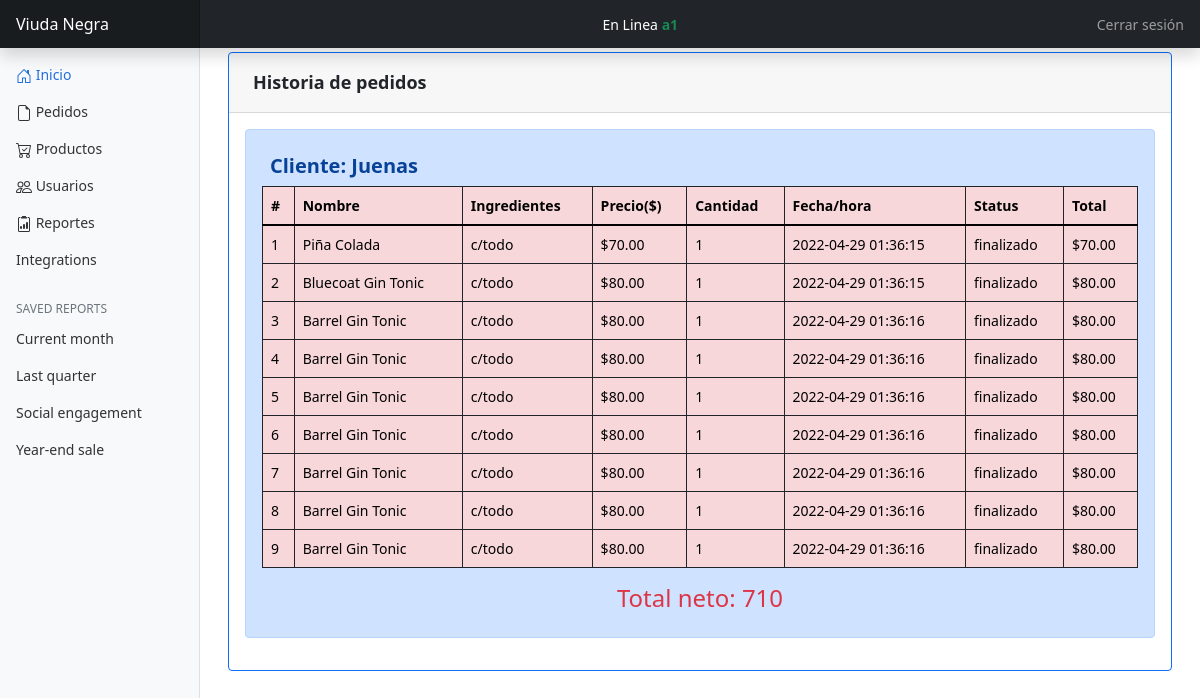
Page /admin/historial.php?cliente=1 (signed in) on the committed database.
### tables this page shows
CREATE TABLE `clientes` (
  `idcliente` int(11) NOT NULL,
  `id_usuario` int(11) NOT NULL,
  `id_mesa` int(11) NOT NULL,
  `nombre` varchar(80) NOT NULL,
  `estado` enum('Abierto','Finalizado') DEFAULT NULL,
  `fecha_hora_registro` datetime DEFAULT NULL
);

CREATE TABLE `pedidos` (
  `idpedididos` int(11) NOT NULL,
  `id_clientes` int(11) NOT NULL,
  `id_tiposcoctelesytragos` int(11) NOT NULL,
  `cantidad` int(11) NOT NULL,
  `ingredientes` text DEFAULT 'c/todo',
  `fechayhora` datetime DEFAULT NULL,
  `status_orden` enum('ordenado','preparacion','servido','cancelado','finalizado') DEFAULT NULL
);

CREATE TABLE `tiposcoctelesytragos` (
  `id` int(11) NOT NULL,
  `id_botellasycocteles` int(11) DEFAULT NULL,
  `nombrecob` varchar(250) DEFAULT NULL COMMENT 'Se guarda el nombre del coctel o de la bebida',
  `ingredientes` text NOT NULL,
  `precio` varchar(40) NOT NULL,
  `descripcion` text DEFAULT NULL
);

### controlador/conexion.php (called while the page is built)
<?php
class Conexion{
	static public function getConexion(){
		$con = new PDO("mysql:host=localhost;dbname=viuda_negra","root","");
		$con->exec("set names utf8");
		return $con;
	}
}
?>

### controlador/reportes.php (called while the page is built, shortened)
<?php
require_once("conexion.php");
class ReportesConsulta
{
    static public function verReporteCliente($id_cliente)
    {
        $conMySql = Conexion::getConexion()->prepare("SELECT cl.nombre,
        ped.idpedididos AS idPedido, tcyt.nombrecob, tcyt.precio,
        ped.cantidad, ped.ingredientes, ped.fechayhora, ped.status_orden,
        (ped.cantidad * tcyt.precio) AS TotalCuenta FROM pedidos AS ped
            INNER JOIN clientes AS cl ON ped.id_clientes = cl.idcliente
            INNER JOIN tiposcoctelesytragos AS tcyt ON tcyt.id = ped.id_tiposcoctelesytragos
        WHERE cl.idcliente = :id_cliente order by ped.status_orden ASC, ped.fechayhora ASC;");
        $conMySql->bindParam(":id_cliente", $id_cliente, PDO::PARAM_INT);
        $conMySql->execute();
        return $conMySql->fetchAll();
    }
}

### admin/historial.php (the view, shortened to what this page needs)
<?php
if (isset($_SESSION['id_usuario']) && isset($_SESSION['usuario']) && isset($_SESSION['nivel_privilegios'])) {
  if ($_SESSION['nivel_privilegios'] == "ADMIN") {
    $id_cliente = $_GET["cliente"];
    require("../controlador/reportes.php");
    $Historial =  ReportesConsulta::verReporteCliente($id_cliente);
    $totalGastos = 0;
?>
    <!DOCTYPE html>
    <html lang="en">
    <head>
      <link rel="stylesheet" href="../dist/css/bootstrap.min.css">
      <link rel="stylesheet" href="../css/dashboard.rtl.css">
      <link rel="stylesheet" href="../css/dashboard.css">
      <link rel="stylesheet" href="https://cdn.jsdelivr.net/npm/bootstrap-icons@1.8.1/font/bootstrap-icons.css">
      <link rel="stylesheet" type="text/css" href="https://cdn.datatables.net/v/dt/dt-1.11.5/datatables.min.css" />
    </head>
    <body>
      <?php include("../integraciones/headers.php"); ?>
      <div class="container-fluid">
        <div class="row">
          <?php include("../integraciones/nav_bar.php"); ?>
          <main class="col-md-9 ms-sm-auto col-lg-10 px-md-4">
            <div class="card border-primary m-1">
              <div class="d-flex card-header justify-content-between flex-wrap flex-md-nowrap align-items-center" style="font-size: 18px;">
                <p class="m-2"><Strong>Historia de pedidos</Strong></p>
              </div>
              <div class="card-body pad table-responsive" id="listaPendientes">
                <div class="alert alert-primary">
                  <h5 class="m-2"><strong><?php echo ("Cliente: " . $Historial[0]['nombre']); ?></strong></h5>
                  <table class="table table-danger table-bordered border-dark table-hover  table-responsive" id="tiposCoctelesBebidas">
                    <thead class="">
                      <tr>
                        <th>#</th>
                        <th>Nombre</th>
                        <th>Ingredientes</th>
                        <th>Precio($)</th>
                        <th>Cantidad</th>
                        <th>Fecha/hora</th>
                        <th>Status</th>
                        <th>Total</th>
                      </tr>
                    </thead>
                    <tbody>
                      <?php
                      foreach ($Historial as $key => $value) {
                        $totalGastos += $value["TotalCuenta"];
                      ?>
                        <tr>
                          <td><?php echo ($key + 1); ?></td>
                          <td><?php echo ($value["nombrecob"]); ?></td>
                          <td><?php echo ($value["ingredientes"]); ?></td>
                          <td><?php echo ("$" . $value["precio"] . ".00"); ?></td>
                          <td><?php echo ($value["cantidad"]); ?></td>
                          <td><?php echo ($value["fechayhora"]); ?></td>
                          <td><?php echo ($value["status_orden"]); ?></td>
                          <td><?php echo ("$" . $value["TotalCuenta"] . ".00"); ?></td>
                        </tr>
                      <?php
                      }
                      ?>
                    </tbody>
                  </table>
                  <div class="text-center text-danger">
                    <h4>Total neto: <?php echo ($totalGastos); ?></h4>
                  </div>
                </div>
              </div>
            </div>
          </main>
        </div>
      </div>
    </body>
    </html>
<?php
  } else {
    echo ("<script>window.location.href = '../controlador/logout.php';</script>");
  }
} else {
  echo ("<script>window.location.href = '../controlador/logout.php';</script>");
}
?>

### css/dashboard.rtl.css (style rules this page uses)
body { font-size: .875rem; }

### css/dashboard.css (style rules this page uses)
body { font-size: .875rem; }

### rows in the picture
clientes: nombre "Juenas"
pedidos: id_tiposcoctelesytragos.nombrecob "Piña Colada", ingredientes "c/todo", id_tiposcoctelesytragos.precio "70", cantidad "1", fechayhora "2022-04-29 01:36:15", status_orden "finalizado", TotalCuenta "70"
pedidos: id_tiposcoctelesytragos.nombrecob "Bluecoat Gin Tonic", ingredientes "c/todo", id_tiposcoctelesytragos.precio "80", cantidad "1", fechayhora "2022-04-29 01:36:15", status_orden "finalizado", TotalCuenta "80"
pedidos: id_tiposcoctelesytragos.nombrecob "Barrel Gin Tonic", ingredientes "c/todo", id_tiposcoctelesytragos.precio "80", cantidad "1", fechayhora "2022-04-29 01:36:16", status_orden "finalizado", TotalCuenta "80"
pedidos: id_tiposcoctelesytragos.nombrecob "Barrel Gin Tonic", ingredientes "c/todo", id_tiposcoctelesytragos.precio "80", cantidad "1", fechayhora "2022-04-29 01:36:16", status_orden "finalizado", TotalCuenta "80"
pedidos: id_tiposcoctelesytragos.nombrecob "Barrel Gin Tonic", ingredientes "c/todo", id_tiposcoctelesytragos.precio "80", cantidad "1", fechayhora "2022-04-29 01:36:16", status_orden "finalizado", TotalCuenta "80"
pedidos: id_tiposcoctelesytragos.nombrecob "Barrel Gin Tonic", ingredientes "c/todo", id_tiposcoctelesytragos.precio "80", cantidad "1", fechayhora "2022-04-29 01:36:16", status_orden "finalizado", TotalCuenta "80"
pedidos: id_tiposcoctelesytragos.nombrecob "Barrel Gin Tonic", ingredientes "c/todo", id_tiposcoctelesytragos.precio "80", cantidad "1", fechayhora "2022-04-29 01:36:16", status_orden "finalizado", TotalCuenta "80"
pedidos: id_tiposcoctelesytragos.nombrecob "Barrel Gin Tonic", ingredientes "c/todo", id_tiposcoctelesytragos.precio "80", cantidad "1", fechayhora "2022-04-29 01:36:16", status_orden "finalizado", TotalCuenta "80"
pedidos: id_tiposcoctelesytragos.nombrecob "Barrel Gin Tonic", ingredientes "c/todo", id_tiposcoctelesytragos.precio "80", cantidad "1", fechayhora "2022-04-29 01:36:16", status_orden "finalizado", TotalCuenta "80"

### other values in the picture
$_SESSION['usuario'] "a1"
$totalGastos "710"
